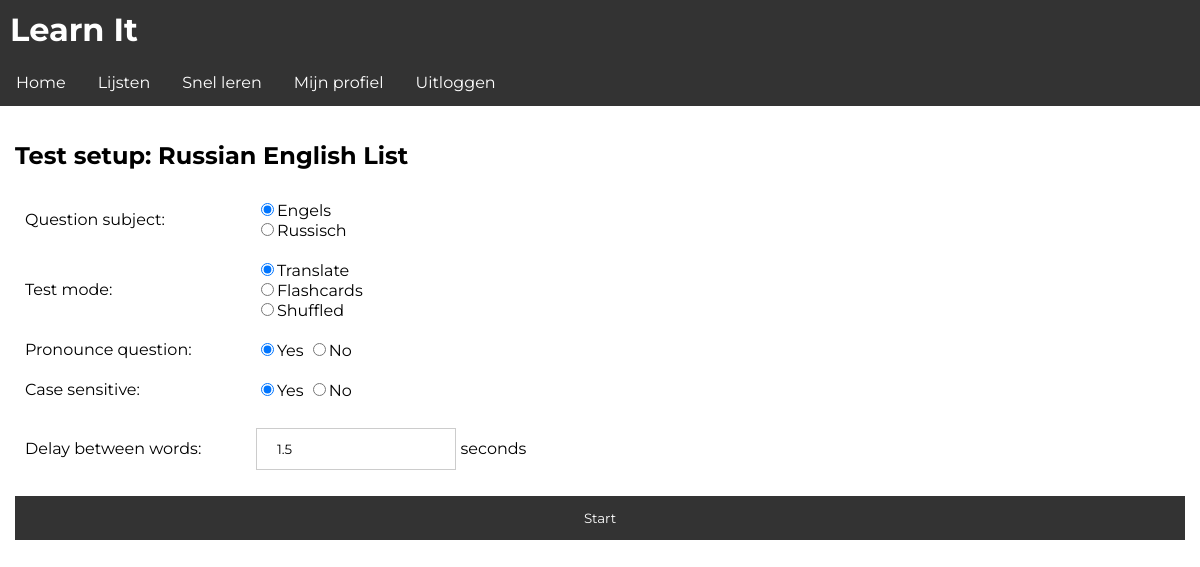
Page /app/test/12 (signed in) on the committed database.
### learnit/models.py (models this page shows, shortened)
class List(models.Model):
    name = models.CharField(max_length=255)
    owner = models.ForeignKey(to=User, on_delete=models.CASCADE)
    question_subject = models.ForeignKey(to=Subject, on_delete=models.PROTECT, related_name='question_subject')
    answer_subject = models.ForeignKey(to=Subject, on_delete=models.PROTECT, related_name='answer_subject')
    questions = models.ManyToManyField(to=Question)

class Subject(models.Model):
    name = models.CharField(max_length=255)
    name_dutch = models.CharField(max_length=255, default="UNKNOWN")
    tts_support = models.BooleanField(default=False)

### learnit/views.py (the view, shortened to what this page needs)
# urls.py: path('app/test/<int:list_id>', views.test, name='test'),
def test(request, list_id):
    try:
        n_list = List.objects.get(pk=list_id, owner=request.user)
    except:
        return redirect('/app/lists')
    if not request.GET:
        return render(request, 'app/test_setup.html', generate_context(request, {
            'list': n_list
        }))

### learnit/views.py (called while the page is built)
def generate_context(request, context):
    if request.user.is_authenticated:
        settings = Settings.objects.get(user=request.user)
        if settings.interface_language == 0:
            user_language = "en"
        else:
            user_language = "nl"
        translation.activate(user_language)
        request.session[translation.LANGUAGE_SESSION_KEY] = user_language
        context['settings_theme'] = settings.interface_theme
        context['settings_lang'] = settings.interface_language
    return context

### templates/app/test_setup.html (shortened to what this page needs)
{% extends 'base.html' %}
{% block content %}
    <h2>Test setup: {{ list.name }}</h2>
    <form method="get" action="" id="form">
        <table id="test_form">
            <tr>
                <td>Question subject:</td>
                {% if settings_lang == 0 %}
                    <td>
                        <input type="radio" name="question_subject" value="question"
                               checked="checked">{{ list.question_subject }} <br>
                        <input type="radio" name="question_subject" value="answer">{{ list.answer_subject }}
                    </td>
                {% elif settings_lang == 1 %}
                    <td>
                        <input type="radio" name="question_subject" value="question"
                               checked="checked">{{ list.question_subject.name_dutch }} <br>
                        <input type="radio" name="question_subject" value="answer">{{ list.answer_subject.name_dutch }}
                    </td>
                {% endif %}
            </tr>
            <tr>
                <td>Test mode:</td>
                <td>
                    <input type="radio" name="test_mode" value="translate" checked="checked">Translate <br>
                    <input type="radio" name="test_mode" value="flashcards">Flashcards <br>
                    <input type="radio" name="test_mode" value="shuffle">Shuffled
                </td>
            </tr>
            <tr>
                <td>Pronounce question:</td>
                <td>
                    <input type="radio" name="tts" value="yes" checked="checked">Yes
                    <input type="radio" name="tts" value="no">No
                </td>
            </tr>
            <tr>
                <td>Case sensitive:</td>
                <td>
                    <input type="radio" name="case_sensitive" value="yes" checked="checked">Yes
                    <input type="radio" name="case_sensitive" value="no">No
                </td>
            </tr>
            <tr>
                <td>Delay between words:</td>
                <td>
                    <input id="delay_input" type="number" step="0.1" min="0.1" name="delay" value="1.5"> seconds
                </td>
            </tr>
        </table>
        <input type="submit" value="Start">
    </form>
{% endblock %}

### learnit/static/css/style_light.css (style rules this page uses)
html, body { margin: 0; padding: 0; }
* { font-family: 'Montserrat', sans-serif; }
input[type=text], input[type=password], input[type=email], input[type=number], select { width: 100%; padding: 12px 20px; margin: 8px 0; display: inline-block; border: 1px solid #ccc; box-sizing: border-box; width: 100%; }
input[type=submit], button { width: 100%; background-color: #333; color: white; padding: 14px 20px; margin: 8px 0; border: none; cursor: pointer; }
table { width: 100%; vertical-align: top; text-align: left; border-spacing: 0; border-collapse: collapse; }
td { width: auto; }
td { margin: 0; padding: 10px; }
h2 { font-weight: bold; }
#test_form { width: 50%; }
#delay_input { width: 60%; }

### rows in the picture
List: name "Russian English List", question_subject.name_dutch "Engels", answer_subject.name_dutch "Russisch"
